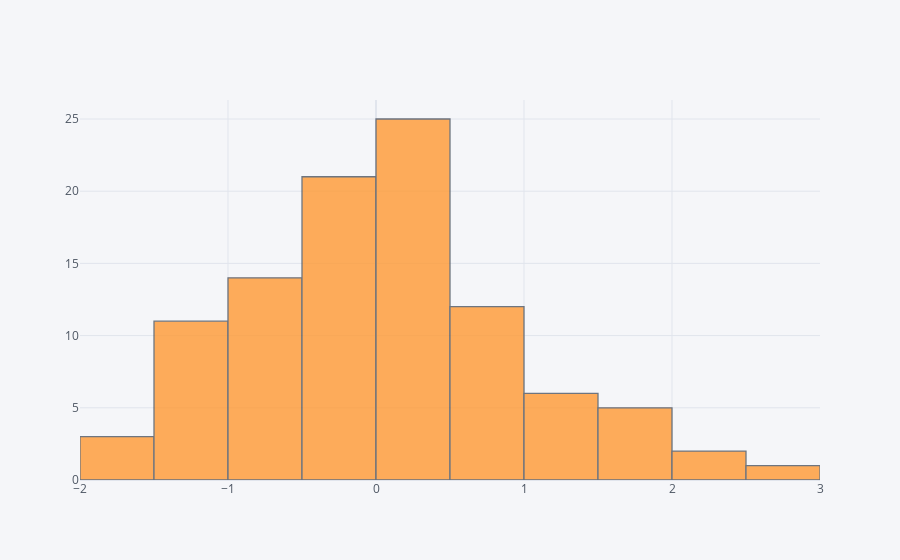

Write notebook code for a chart like this one.
### Code cell
#histogram
df['A'].iplot(kind='hist',bins=10)

### Figure 1 — Plotly figure (JSON) as saved in the notebook; plotly's stock layout.template omitted (floating-point values rounded to 4 significant figures)
{"data": [{"histfunc": "count", "histnorm": "", "marker": {"color": "rgba(255, 153, 51, 1.0)", "line": {"color": "#4D5663", "width": 1.3}}, "name": "A", "nbinsx": 10, "opacity": 0.8, "orientation": "v", "type": "histogram", "x": [0.05606, 0.46, 0.6288, -0.4034, 0.1073, -0.6295, -1.495, 1.067, 0.3598, -1.017, -0.07667, 0.04107, 0.4857, -0.1142, -0.7386, 0.704, 1.708, 0.3043, 1.141, -0.1891, -1.072, 1.698, 2.376, 1.329, 0.5241, 0.3296, 0.8933, 0.2989, -0.4021, 0.2777, 1.723, -1.059, 0.1768, -1.075, -1.206, 0.2109, 0.2869, 0.5627, -0.02475, -1.228, 2.377, -1.551, 1.611, -0.03551, 1.36, 0.634, -0.9461, -0.598, -0.1112, -0.779, -0.7909, 0.446, -0.01583, 0.5881, -1.169, 0.4674, -1.023, 0.0192, -0.2513, 1.678, -0.3389, 0.5054, -0.5582, 0.09413, -0.2698, -0.4229, -0.05562, 0.3681, -0.1492, -1.61, 0.3538, 1.244, -0.5312, 0.03025, 2.637, -0.063, -0.2164, -1.406, -0.6335, 0.5469, 0.2289, -0.002419, 1.052, -0.987, -0.3199, -0.5402, 0.334, 0.7322, -0.913, -0.1858, -0.9478, 0.7152, -0.8542, -1.527, 0.5488, 0.2187, -0.4204, -1.038, 0.2439, 0.2898]}], "layout": {"barmode": "overlay", "legend": {"bgcolor": "#F5F6F9", "font": {"color": "#4D5663"}}, "paper_bgcolor": "#F5F6F9", "plot_bgcolor": "#F5F6F9", "title": {"font": {"color": "#4D5663"}}, "xaxis": {"gridcolor": "#E1E5ED", "showgrid": true, "tickfont": {"color": "#4D5663"}, "title": {"font": {"color": "#4D5663"}, "text": ""}, "zerolinecolor": "#E1E5ED"}, "yaxis": {"gridcolor": "#E1E5ED", "showgrid": true, "tickfont": {"color": "#4D5663"}, "title": {"font": {"color": "#4D5663"}, "text": ""}, "zerolinecolor": "#E1E5ED"}}}
